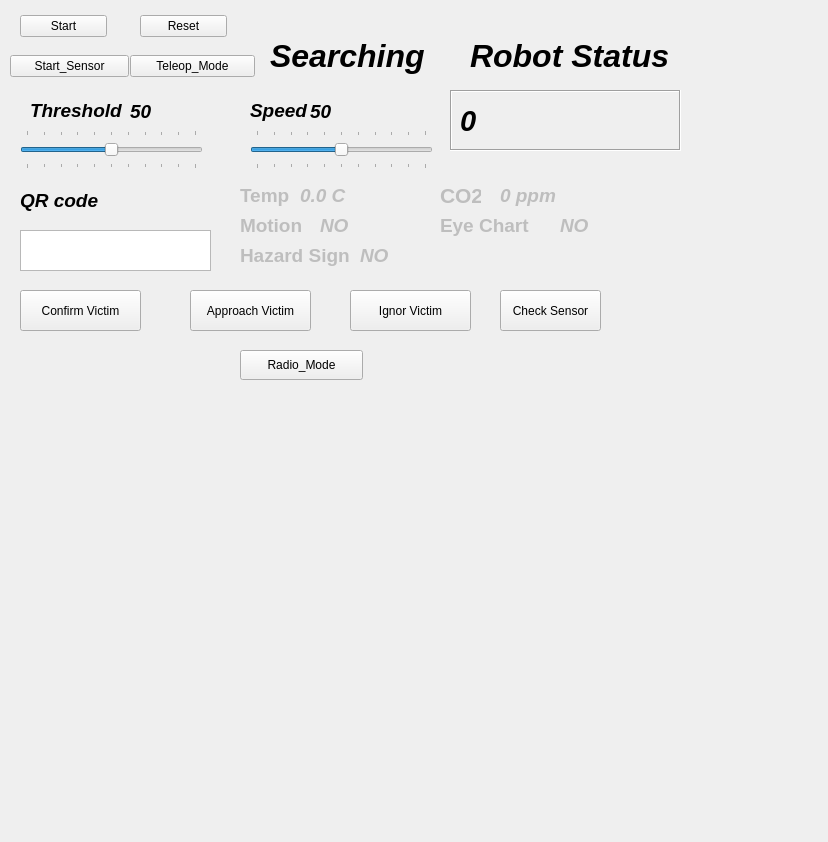
<?xml version="1.0" encoding="UTF-8"?>
<ui version="4.0">
 <class>RobotSteeringWidget</class>
 <widget class="QWidget" name="RobotSteeringWidget">
  <property name="geometry">
   <rect>
    <x>0</x>
    <y>0</y>
    <width>828</width>
    <height>842</height>
   </rect>
  </property>
  <property name="windowTitle">
   <string>Robot Steering</string>
  </property>
  <widget class="QLabel" name="CO2">
   <property name="enabled">
    <bool>false</bool>
   </property>
   <property name="geometry">
    <rect>
     <x>500</x>
     <y>170</y>
     <width>71</width>
     <height>51</height>
    </rect>
   </property>
   <property name="font">
    <font>
     <pointsize>14</pointsize>
     <weight>75</weight>
     <italic>true</italic>
     <bold>true</bold>
    </font>
   </property>
   <property name="frameShape">
    <enum>QFrame::NoFrame</enum>
   </property>
   <property name="frameShadow">
    <enum>QFrame::Sunken</enum>
   </property>
   <property name="text">
    <string>0 ppm</string>
   </property>
  </widget>
  <widget class="QLabel" name="current_z_angular_label">
   <property name="enabled">
    <bool>false</bool>
   </property>
   <property name="geometry">
    <rect>
     <x>300</x>
     <y>170</y>
     <width>111</width>
     <height>51</height>
    </rect>
   </property>
   <property name="font">
    <font>
     <pointsize>14</pointsize>
     <weight>75</weight>
     <italic>true</italic>
     <bold>true</bold>
     <underline>false</underline>
     <strikeout>false</strikeout>
     <kerning>true</kerning>
    </font>
   </property>
   <property name="toolTip">
    <string>Current angular velocity</string>
   </property>
   <property name="frameShape">
    <enum>QFrame::NoFrame</enum>
   </property>
   <property name="frameShadow">
    <enum>QFrame::Sunken</enum>
   </property>
   <property name="text">
    <string>0.0 C</string>
   </property>
  </widget>
  <widget class="QLabel" name="label">
   <property name="enabled">
    <bool>false</bool>
   </property>
   <property name="geometry">
    <rect>
     <x>240</x>
     <y>180</y>
     <width>51</width>
     <height>31</height>
    </rect>
   </property>
   <property name="font">
    <font>
     <pointsize>14</pointsize>
     <weight>75</weight>
     <italic>false</italic>
     <bold>true</bold>
    </font>
   </property>
   <property name="text">
    <string>Temp</string>
   </property>
  </widget>
  <widget class="QLabel" name="label_2">
   <property name="enabled">
    <bool>false</bool>
   </property>
   <property name="geometry">
    <rect>
     <x>440</x>
     <y>180</y>
     <width>41</width>
     <height>31</height>
    </rect>
   </property>
   <property name="font">
    <font>
     <pointsize>16</pointsize>
     <weight>75</weight>
     <italic>false</italic>
     <bold>true</bold>
    </font>
   </property>
   <property name="frameShape">
    <enum>QFrame::NoFrame</enum>
   </property>
   <property name="frameShadow">
    <enum>QFrame::Sunken</enum>
   </property>
   <property name="text">
    <string>CO2</string>
   </property>
  </widget>
  <widget class="QWidget" name="layoutWidget_3">
   <property name="geometry">
    <rect>
     <x>140</x>
     <y>10</y>
     <width>87</width>
     <height>32</height>
    </rect>
   </property>
   <layout class="QHBoxLayout" name="horizontalLayout_3">
    <item>
     <widget class="QPushButton" name="reset_push_button">
      <property name="cursor">
       <cursorShape>PointingHandCursor</cursorShape>
      </property>
      <property name="toolTip">
       <string>Reset velocities to zero</string>
      </property>
      <property name="text">
       <string>Reset</string>
      </property>
     </widget>
    </item>
   </layout>
  </widget>
  <widget class="QWidget" name="layoutWidget_4">
   <property name="geometry">
    <rect>
     <x>20</x>
     <y>10</y>
     <width>87</width>
     <height>32</height>
    </rect>
   </property>
   <layout class="QHBoxLayout" name="horizontalLayout_4">
    <item>
     <widget class="QPushButton" name="start_push_button">
      <property name="cursor">
       <cursorShape>PointingHandCursor</cursorShape>
      </property>
      <property name="toolTip">
       <string>Reset velocities to zero</string>
      </property>
      <property name="text">
       <string>Start</string>
      </property>
     </widget>
    </item>
   </layout>
  </widget>
  <widget class="QWidget" name="layoutWidget_5">
   <property name="geometry">
    <rect>
     <x>130</x>
     <y>50</y>
     <width>125</width>
     <height>32</height>
    </rect>
   </property>
   <layout class="QHBoxLayout" name="horizontalLayout_6">
    <item>
     <widget class="QPushButton" name="mode_push_button">
      <property name="cursor">
       <cursorShape>PointingHandCursor</cursorShape>
      </property>
      <property name="toolTip">
       <string>Reset velocities to zero</string>
      </property>
      <property name="text">
       <string>Teleop_Mode</string>
      </property>
     </widget>
    </item>
   </layout>
  </widget>
  <widget class="QLabel" name="label_3">
   <property name="geometry">
    <rect>
     <x>20</x>
     <y>180</y>
     <width>91</width>
     <height>41</height>
    </rect>
   </property>
   <property name="font">
    <font>
     <pointsize>14</pointsize>
     <weight>75</weight>
     <italic>true</italic>
     <bold>true</bold>
    </font>
   </property>
   <property name="text">
    <string>QR code </string>
   </property>
  </widget>
  <widget class="QSlider" name="x_linear_slider">
   <property name="geometry">
    <rect>
     <x>250</x>
     <y>130</y>
     <width>183</width>
     <height>39</height>
    </rect>
   </property>
   <property name="minimum">
    <number>0</number>
   </property>
   <property name="maximum">
    <number>100</number>
   </property>
   <property name="singleStep">
    <number>10</number>
   </property>
   <property name="pageStep">
    <number>100</number>
   </property>
   <property name="value">
    <number>50</number>
   </property>
   <property name="sliderPosition">
    <number>50</number>
   </property>
   <property name="tracking">
    <bool>true</bool>
   </property>
   <property name="orientation">
    <enum>Qt::Horizontal</enum>
   </property>
   <property name="tickPosition">
    <enum>QSlider::TicksBothSides</enum>
   </property>
  </widget>
  <widget class="QLabel" name="current_x_linear_label">
   <property name="geometry">
    <rect>
     <x>310</x>
     <y>100</y>
     <width>25</width>
     <height>21</height>
    </rect>
   </property>
   <property name="font">
    <font>
     <pointsize>14</pointsize>
     <weight>75</weight>
     <italic>true</italic>
     <bold>true</bold>
    </font>
   </property>
   <property name="toolTip">
    <string>Current linear velocity</string>
   </property>
   <property name="text">
    <string>&lt;html&gt;&lt;head/&gt;&lt;body&gt;&lt;p&gt;50&lt;/p&gt;&lt;/body&gt;&lt;/html&gt;</string>
   </property>
  </widget>
  <widget class="QLabel" name="label_6">
   <property name="geometry">
    <rect>
     <x>250</x>
     <y>100</y>
     <width>101</width>
     <height>21</height>
    </rect>
   </property>
   <property name="font">
    <font>
     <pointsize>14</pointsize>
     <weight>75</weight>
     <italic>true</italic>
     <bold>true</bold>
    </font>
   </property>
   <property name="text">
    <string>Speed</string>
   </property>
  </widget>
  <widget class="QTextEdit" name="textEdit">
   <property name="geometry">
    <rect>
     <x>20</x>
     <y>230</y>
     <width>191</width>
     <height>41</height>
    </rect>
   </property>
   <property name="overwriteMode">
    <bool>true</bool>
   </property>
  </widget>
  <widget class="QPushButton" name="comfirm_button">
   <property name="enabled">
    <bool>true</bool>
   </property>
   <property name="geometry">
    <rect>
     <x>20</x>
     <y>290</y>
     <width>121</width>
     <height>41</height>
    </rect>
   </property>
   <property name="cursor">
    <cursorShape>PointingHandCursor</cursorShape>
   </property>
   <property name="text">
    <string>Confirm Victim</string>
   </property>
  </widget>
  <widget class="QPushButton" name="approach_victim_button">
   <property name="enabled">
    <bool>true</bool>
   </property>
   <property name="geometry">
    <rect>
     <x>190</x>
     <y>290</y>
     <width>121</width>
     <height>41</height>
    </rect>
   </property>
   <property name="cursor">
    <cursorShape>PointingHandCursor</cursorShape>
   </property>
   <property name="text">
    <string>Approach Victim</string>
   </property>
  </widget>
  <widget class="QPushButton" name="ignor_button">
   <property name="enabled">
    <bool>true</bool>
   </property>
   <property name="geometry">
    <rect>
     <x>350</x>
     <y>290</y>
     <width>121</width>
     <height>41</height>
    </rect>
   </property>
   <property name="cursor">
    <cursorShape>PointingHandCursor</cursorShape>
   </property>
   <property name="autoFillBackground">
    <bool>false</bool>
   </property>
   <property name="text">
    <string>Ignor Victim</string>
   </property>
  </widget>
  <widget class="QLabel" name="victim_label">
   <property name="geometry">
    <rect>
     <x>270</x>
     <y>30</y>
     <width>261</width>
     <height>51</height>
    </rect>
   </property>
   <property name="font">
    <font>
     <pointsize>24</pointsize>
     <weight>75</weight>
     <italic>true</italic>
     <bold>true</bold>
    </font>
   </property>
   <property name="text">
    <string>Searching</string>
   </property>
  </widget>
  <widget class="QWidget" name="layoutWidget_6">
   <property name="geometry">
    <rect>
     <x>10</x>
     <y>50</y>
     <width>119</width>
     <height>32</height>
    </rect>
   </property>
   <layout class="QHBoxLayout" name="horizontalLayout_5">
    <item>
     <widget class="QPushButton" name="sensor_button">
      <property name="cursor">
       <cursorShape>PointingHandCursor</cursorShape>
      </property>
      <property name="toolTip">
       <string>Reset velocities to zero</string>
      </property>
      <property name="text">
       <string>Start_Sensor</string>
      </property>
     </widget>
    </item>
   </layout>
  </widget>
  <widget class="QSlider" name="heat_linear_slider">
   <property name="geometry">
    <rect>
     <x>20</x>
     <y>130</y>
     <width>183</width>
     <height>39</height>
    </rect>
   </property>
   <property name="minimum">
    <number>0</number>
   </property>
   <property name="maximum">
    <number>100</number>
   </property>
   <property name="singleStep">
    <number>10</number>
   </property>
   <property name="pageStep">
    <number>100</number>
   </property>
   <property name="value">
    <number>50</number>
   </property>
   <property name="sliderPosition">
    <number>50</number>
   </property>
   <property name="tracking">
    <bool>true</bool>
   </property>
   <property name="orientation">
    <enum>Qt::Horizontal</enum>
   </property>
   <property name="tickPosition">
    <enum>QSlider::TicksBothSides</enum>
   </property>
  </widget>
  <widget class="QLabel" name="current_heat_linear_label">
   <property name="geometry">
    <rect>
     <x>130</x>
     <y>100</y>
     <width>101</width>
     <height>21</height>
    </rect>
   </property>
   <property name="font">
    <font>
     <pointsize>14</pointsize>
     <weight>75</weight>
     <italic>true</italic>
     <bold>true</bold>
    </font>
   </property>
   <property name="toolTip">
    <string>Current linear velocity</string>
   </property>
   <property name="text">
    <string>&lt;html&gt;&lt;head/&gt;&lt;body&gt;&lt;p&gt;50&lt;/p&gt;&lt;/body&gt;&lt;/html&gt;</string>
   </property>
  </widget>
  <widget class="QLabel" name="label_4">
   <property name="geometry">
    <rect>
     <x>30</x>
     <y>100</y>
     <width>101</width>
     <height>21</height>
    </rect>
   </property>
   <property name="font">
    <font>
     <pointsize>14</pointsize>
     <weight>75</weight>
     <italic>true</italic>
     <bold>true</bold>
    </font>
   </property>
   <property name="text">
    <string>Threshold</string>
   </property>
  </widget>
  <widget class="QLabel" name="SP_R">
   <property name="geometry">
    <rect>
     <x>450</x>
     <y>90</y>
     <width>231</width>
     <height>61</height>
    </rect>
   </property>
   <property name="font">
    <font>
     <pointsize>22</pointsize>
     <weight>75</weight>
     <italic>true</italic>
     <bold>true</bold>
    </font>
   </property>
   <property name="frameShape">
    <enum>QFrame::Box</enum>
   </property>
   <property name="frameShadow">
    <enum>QFrame::Sunken</enum>
   </property>
   <property name="text">
    <string>0 </string>
   </property>
  </widget>
  <widget class="QLabel" name="robot_label">
   <property name="geometry">
    <rect>
     <x>470</x>
     <y>30</y>
     <width>201</width>
     <height>51</height>
    </rect>
   </property>
   <property name="font">
    <font>
     <pointsize>24</pointsize>
     <weight>75</weight>
     <italic>true</italic>
     <bold>true</bold>
    </font>
   </property>
   <property name="text">
    <string>Robot Status</string>
   </property>
  </widget>
  <widget class="QLabel" name="label_5">
   <property name="enabled">
    <bool>false</bool>
   </property>
   <property name="geometry">
    <rect>
     <x>240</x>
     <y>210</y>
     <width>71</width>
     <height>31</height>
    </rect>
   </property>
   <property name="font">
    <font>
     <pointsize>14</pointsize>
     <weight>75</weight>
     <italic>false</italic>
     <bold>true</bold>
    </font>
   </property>
   <property name="text">
    <string>Motion</string>
   </property>
  </widget>
  <widget class="QLabel" name="motion">
   <property name="enabled">
    <bool>false</bool>
   </property>
   <property name="geometry">
    <rect>
     <x>320</x>
     <y>200</y>
     <width>111</width>
     <height>51</height>
    </rect>
   </property>
   <property name="font">
    <font>
     <pointsize>14</pointsize>
     <weight>75</weight>
     <italic>true</italic>
     <bold>true</bold>
     <underline>false</underline>
     <strikeout>false</strikeout>
     <kerning>true</kerning>
    </font>
   </property>
   <property name="toolTip">
    <string>Current angular velocity</string>
   </property>
   <property name="frameShape">
    <enum>QFrame::NoFrame</enum>
   </property>
   <property name="frameShadow">
    <enum>QFrame::Sunken</enum>
   </property>
   <property name="text">
    <string>NO</string>
   </property>
  </widget>
  <widget class="QLabel" name="label_7">
   <property name="enabled">
    <bool>false</bool>
   </property>
   <property name="geometry">
    <rect>
     <x>240</x>
     <y>240</y>
     <width>111</width>
     <height>31</height>
    </rect>
   </property>
   <property name="font">
    <font>
     <pointsize>14</pointsize>
     <weight>75</weight>
     <italic>false</italic>
     <bold>true</bold>
    </font>
   </property>
   <property name="text">
    <string>Hazard Sign</string>
   </property>
  </widget>
  <widget class="QLabel" name="hazard">
   <property name="enabled">
    <bool>false</bool>
   </property>
   <property name="geometry">
    <rect>
     <x>360</x>
     <y>230</y>
     <width>131</width>
     <height>51</height>
    </rect>
   </property>
   <property name="font">
    <font>
     <pointsize>14</pointsize>
     <weight>75</weight>
     <italic>true</italic>
     <bold>true</bold>
     <underline>false</underline>
     <strikeout>false</strikeout>
     <kerning>true</kerning>
    </font>
   </property>
   <property name="toolTip">
    <string>Current angular velocity</string>
   </property>
   <property name="frameShape">
    <enum>QFrame::NoFrame</enum>
   </property>
   <property name="frameShadow">
    <enum>QFrame::Sunken</enum>
   </property>
   <property name="text">
    <string>NO</string>
   </property>
  </widget>
  <widget class="QLabel" name="eye_chart">
   <property name="enabled">
    <bool>false</bool>
   </property>
   <property name="geometry">
    <rect>
     <x>560</x>
     <y>200</y>
     <width>131</width>
     <height>51</height>
    </rect>
   </property>
   <property name="font">
    <font>
     <pointsize>14</pointsize>
     <weight>75</weight>
     <italic>true</italic>
     <bold>true</bold>
     <underline>false</underline>
     <strikeout>false</strikeout>
     <kerning>true</kerning>
    </font>
   </property>
   <property name="toolTip">
    <string>Current angular velocity</string>
   </property>
   <property name="frameShape">
    <enum>QFrame::NoFrame</enum>
   </property>
   <property name="frameShadow">
    <enum>QFrame::Sunken</enum>
   </property>
   <property name="text">
    <string>NO</string>
   </property>
  </widget>
  <widget class="QLabel" name="label_8">
   <property name="enabled">
    <bool>false</bool>
   </property>
   <property name="geometry">
    <rect>
     <x>440</x>
     <y>210</y>
     <width>111</width>
     <height>31</height>
    </rect>
   </property>
   <property name="font">
    <font>
     <pointsize>14</pointsize>
     <weight>75</weight>
     <italic>false</italic>
     <bold>true</bold>
    </font>
   </property>
   <property name="text">
    <string>Eye Chart</string>
   </property>
  </widget>
  <widget class="QPushButton" name="check_sensor_button">
   <property name="geometry">
    <rect>
     <x>500</x>
     <y>290</y>
     <width>101</width>
     <height>41</height>
    </rect>
   </property>
   <property name="cursor">
    <cursorShape>PointingHandCursor</cursorShape>
   </property>
   <property name="toolTip">
    <string>Reset velocities to zero</string>
   </property>
   <property name="text">
    <string>Check Sensor</string>
   </property>
  </widget>
  <widget class="QPushButton" name="radio_push_button">
   <property name="geometry">
    <rect>
     <x>240</x>
     <y>350</y>
     <width>123</width>
     <height>30</height>
    </rect>
   </property>
   <property name="cursor">
    <cursorShape>PointingHandCursor</cursorShape>
   </property>
   <property name="toolTip">
    <string>Reset velocities to zero</string>
   </property>
   <property name="text">
    <string>Radio_Mode</string>
   </property>
  </widget>
 </widget>
 <resources/>
 <connections/>
</ui>
